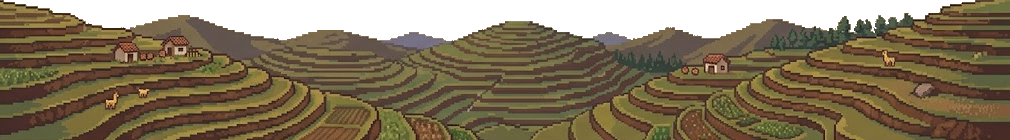
#> input picture art-source/fondos_originales/terr.png, 1010 x 140 px
$ python fondos_sin_casas.py
#> lines starting #> are read from the running program, lines starting #| are printed output that depends on the picture
"""Quita las casitas de la capa de andenes (terr.png) para que el nivel 1 sea solo cordillera.

Uso:  python3 tools/fondos_sin_casas.py
Entrada: art-source/fondos_originales/terr.png (copia original, con casas)
Salida:  public/assets/backgrounds/terr.png
Dentro de cada zona solo se reemplazan los píxeles «de casa» (techos rojizos, paredes claras, y 3 px alrededor
para los contornos y puertas) por la terraza que está al lado en la misma fila.
"""
import os
from PIL import Image

ROOT = os.path.dirname(os.path.dirname(os.path.abspath(__file__)))
# (x0, y0, x1, y1, desplazamiento): el relleno se copia de x + desplazamiento
ZONES = [
    (108, 30, 216, 68, -103),  # dos casas, barriles y cerca (se copia la terraza de la izquierda)
    (664, 32, 736, 78, +72),   # casa y fardos (se copia la terraza de la derecha)
]

im = Image.open(os.path.join(ROOT, 'art-source/fondos_originales/terr.png')).convert('RGBA')
#> im is the input picture: PIL image 1010x140 RGBA; mean R, G, B, A 117.8, 100.3, 69.9, 209
src = im.copy(); p, s = im.load(), src.load()
def house_like(c):
    r, g, b = c[:3]
    return (r > g + 22 and r > 110) or min(r, g, b) > 165  # techo/barril rojizo o pared clara


for x0, y0, x1, y1, dx in ZONES:
    core = {(x, y) for y in range(y0, y1) for x in range(x0, x1) if house_like(s[x, y])}
    mask = {(x + i, y + j) for x, y in core for i in range(-3, 4) for j in range(-3, 4)
            if x0 <= x + i < x1 and y0 <= y + j < y1}
    for x, y in mask:
        p[x, y] = s[x + dx, y]
im.save(os.path.join(ROOT, 'public/assets/backgrounds/terr.png'))
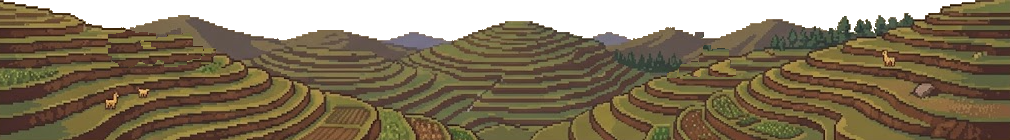
#> saved as terr.png: PIL image 1010x140 RGBA; mean R, G, B, A 117.3, 100, 69.6, 209.1; transparent parts drawn white
print('listo')
